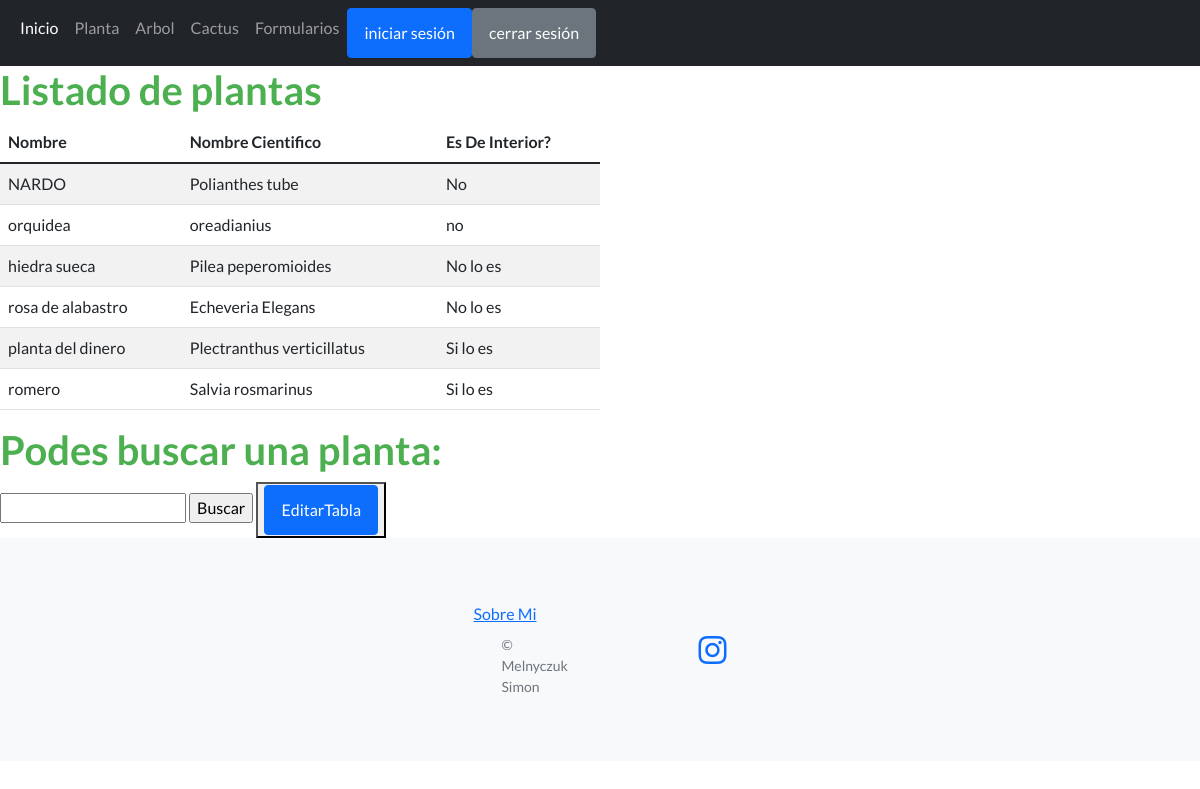
The app's page /planta with its own data.
### CoderApp/models.py (models this page shows)
class Planta(models.Model):
    nombre = models.CharField(max_length=40)
    nombreCientifico = models.CharField(max_length=40)
    deInterior = models.CharField(max_length=40)
    def __str__(self):             #Con esa funcion puedo ver mas datos desde el admin
        texto = "({0}) ({1}) ({2})"
        return texto.format(self.nombre, self.nombreCientifico,self.deInterior)

### CoderApp/views.py (the view)
# urls.py: path('planta',views.planta,name='planta'),
def planta(request):
     planta = Planta.objects.all()
     print(planta)
     return render(request,"planta.html",{'planta':planta})

### CoderApp/Templates/planta.html (shortened to what this page needs)
{% extends "padre.html" %}
{% load static %}
{% block contenidoQueCambia %}
    <div class="col-sm-12 col-md-6 col-lg-6 col-xl-6">
        <h1>Listado de plantas</h1>
        <div class="table-responsive">
             <table class="table table-striped">
                <thead>
                    <tr>
                        <th>Nombre</th>
                        <th>Nombre Cientifico</th>
                        <th>Es De Interior?</th>
                    </tr>
                </thead>
                <tbody>
                    {% for c in planta %}
                    <tr>
                        <td> {{c.nombre}}</td>
                        <td> {{c.nombreCientifico}}</td>
                        <td> {{c.deInterior}}</td>
                    </tr>
                    {% endfor %}
                </tbody>
             </table>
        </div>
    </div>
        <div class="col ">
            <h1>Podes buscar una planta:</h1>
            <form action="buscarPlanta" method="post">{% csrf_token %}
                <input type="txt" name="nombre" id="nombre">
                <input type="submit" value="Buscar">
        <button><a href="{% url 'leerPlantas' %}"class="btn btn-primary">EditarTabla</a></button>
    </div>
{% endblock %}

### CoderApp/Templates/padre.html (shortened to what this page needs)
<!DOCTYPE html>
<html lang="en">
    <head>
        {% load static %}
        <link href="https://cdn.jsdelivr.net/npm/bootstrap-icons@1.5.0/font/bootstrap-icons.css" rel="stylesheet" type="text/css" />
        <link href="{%static 'CoderApp/css/styles.css' %}" rel="stylesheet" />
    </head>
    <body>
        <nav class="navbar navbar-expand-lg navbar-dark bg-dark">
            <div class="container-fluid">
              <div class="collapse navbar-collapse" id="navbarNavDropdown">
                <ul class="navbar-nav">
                  <li class="nav-item">
                    <a class="nav-link active" aria-current="page" href="{% url 'inicio' %}">Inicio</a>
                  </li>
                  <li class="nav-item">
                    <a class="nav-link" href="{% url 'planta' %}">Planta</a>
                  </li>
                  <li class="nav-item">
                    <a class="nav-link" href="{% url 'arbol' %}">Arbol</a>
                  </li>
                  <li class="nav-item">
                    <a class="nav-link" href="{% url 'cactus' %}">Cactus</a>
                  </li>
                  <li class="nav-item">
                    <a class="nav-link" href="{% url 'formularios' %}">Formularios</a>
                  </li>
                  <li class="nav-item">
                    <a class="btn btn-primary " href="{% url 'login' %}">iniciar sesión </a>
                  </li>
                  <li class="nav-item">
                    <a class="btn btn-secondary " href="{% url 'logout' %}">cerrar sesión  </a>
                  </li>
                    </ul>
              </div>
            </div>
          </nav>
        {% block contenidoQueCambia %}
        {% endblock %}
        <footer class="footer bg-light">
            <div class="container">
                <div class="row">
                    <div class="col-lg-6 h-100 text-center text-lg-start my-auto">
                        <ul class="list-inline mb-2">
                            <li class="list-inline-item"><a href="{% url 'sobreMi'%}"> Sobre Mi</a></li>
                        </ul>
                        <p class="text-muted small mb-6 mb-lg-0">&copy; Melnyczuk Simon</p>
                    </div>
                    <div class="col-lg-6 h-100 text-center text-lg-end my-auto">
                        <ul class="list-inline mb-0">
                            <li class="list-inline-item me-4">
                            <li class="list-inline-item">
                                <a href="https://www.instagram.com/simon_melnyczuk/"><i class="bi-instagram fs-3"></i></a>
                            </li>
                        </ul>
                    </div>
                </div>
            </div>
        </footer>
    </body>
</html>

### records on screen
Planta: nombre "NARDO", nombreCientifico "Polianthes tube", deInterior "No"
Planta: nombre "orquidea", nombreCientifico "oreadianius", deInterior "no"
Planta: nombre "hiedra sueca", nombreCientifico "Pilea peperomioides", deInterior "No lo es"
Planta: nombre "rosa de alabastro", nombreCientifico "Echeveria Elegans", deInterior "No lo es"
Planta: nombre "planta del dinero", nombreCientifico "Plectranthus verticillatus", deInterior "Si lo es"
Planta: nombre "romero", nombreCientifico "Salvia rosmarinus", deInterior "Si lo es"
